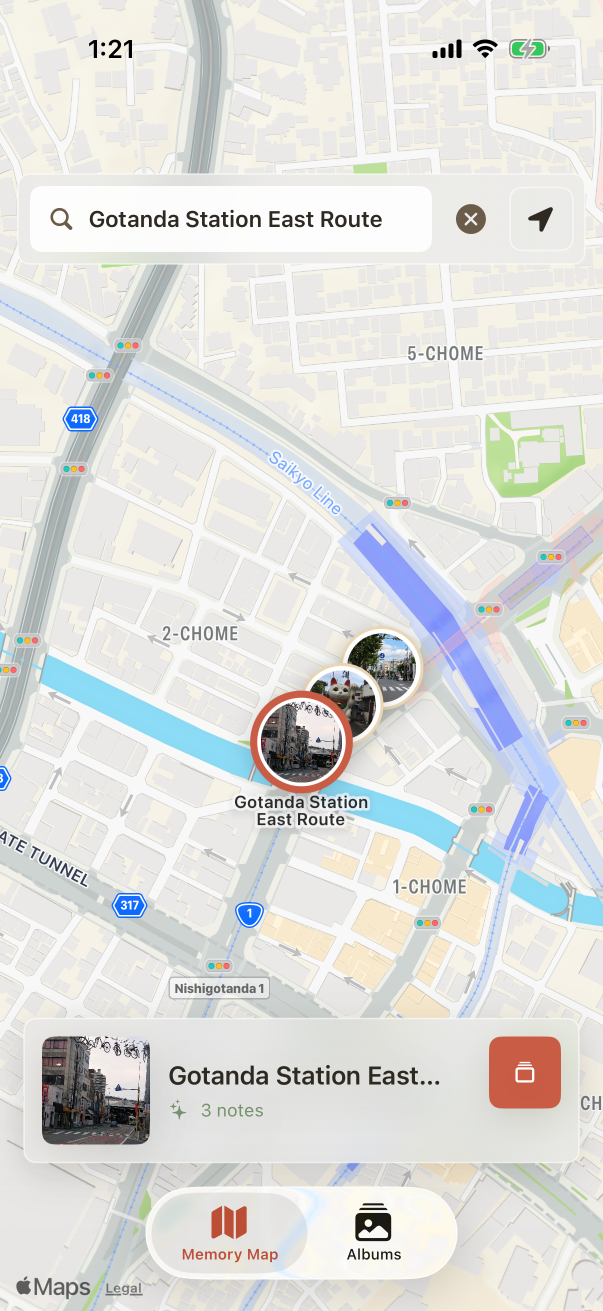
#> input picture screenshots/app-store/raw/02-memory-map.png, 1206 x 2622 px (shown at 1/2 size)
$ python render_editorial_app_store_screenshots.py
#> lines starting #> are read from the running program, lines starting #| are printed output that depends on the picture
#!/usr/bin/env python3
"""Render editorial English App Store screenshots for Memory Spots."""

from __future__ import annotations

import math
from pathlib import Path

from PIL import Image, ImageDraw, ImageEnhance, ImageFilter, ImageFont


CANVAS = (1284, 2778)
SCREEN_SIZE = (730, 1588)
REPO = Path(__file__).resolve().parents[1]
RAW_DIR = REPO / "screenshots/app-store/raw"
SEED_DIR = REPO / "MindPalace/Resources/SeedImages"
OUT_DIR = REPO / "screenshots/app-store/editorial"

COLORS = {
    "ivory": (255, 249, 236),
    "ivory_2": (250, 241, 220),
    "ink": (18, 24, 29),
    "muted": (86, 85, 76),
    "red": (215, 74, 58),
    "red_dark": (178, 58, 45),
    "teal": (112, 181, 179),
    "green": (99, 130, 78),
    "blue": (78, 131, 170),
    "gold": (235, 164, 61),
    "paper": (255, 253, 246),
}

SEED_IMAGES = [
    "1C16E944-A18E-4A3B-9651-B639C91F7F65.png",
    "B836C280-90F3-4FB8-AF21-6813FAEDE7E1.png",
    "606BAB1B-066D-4124-8E8B-45A5A9332613.png",
    "240C63AE-B4CF-4BE2-90BE-D450878B809F.png",
]


def font(size: int, *, bold: bool = False) -> ImageFont.FreeTypeFont:
    candidates = [
        (Path("/System/Library/Fonts/HelveticaNeue.ttc"), [1, 2, 0] if bold else [0]),
        (Path("/System/Library/Fonts/SFNS.ttf"), [0]),
        (Path("/System/Library/Fonts/Helvetica.ttc"), [1, 0] if bold else [0]),
    ]
    for path, indexes in candidates:
        if not path.exists():
            continue
        for index in indexes:
            try:
                return ImageFont.truetype(str(path), size, index=index)
            except OSError:
                continue
    return ImageFont.load_default(size=size)


def cover_resize(image: Image.Image, size: tuple[int, int]) -> Image.Image:
    target_w, target_h = size
    scale = max(target_w / image.width, target_h / image.height)
    resized = image.resize(
        (math.ceil(image.width * scale), math.ceil(image.height * scale)),
        Image.Resampling.LANCZOS,
    )
    left = (resized.width - target_w) // 2
    top = (resized.height - target_h) // 2
    return resized.crop((left, top, left + target_w, top + target_h))


# [7 lines left out: function contain_resize, not called in this run]


def rounded_mask(size: tuple[int, int], radius: int) -> Image.Image:
    mask = Image.new("L", size, 0)
    draw = ImageDraw.Draw(mask)
    draw.rounded_rectangle((0, 0, size[0] - 1, size[1] - 1), radius=radius, fill=255)
    return mask


def paste_alpha(base: Image.Image, layer: Image.Image, xy: tuple[int, int]) -> None:
    base.alpha_composite(layer, xy)


def paste_rotated(base: Image.Image, layer: Image.Image, center: tuple[int, int], angle: float) -> None:
    rotated = layer.rotate(angle, expand=True, resample=Image.Resampling.BICUBIC)
    x = round(center[0] - rotated.width / 2)
    y = round(center[1] - rotated.height / 2)
    paste_alpha(base, rotated, (x, y))


def shadow(size: tuple[int, int], radius: int, offset: tuple[int, int], alpha: int) -> Image.Image:
    layer = Image.new("RGBA", (size[0] + abs(offset[0]) + 80, size[1] + abs(offset[1]) + 80), (0, 0, 0, 0))
    draw = ImageDraw.Draw(layer, "RGBA")
    box = (40, 40, 40 + size[0], 40 + size[1])
    draw.rounded_rectangle(box, radius=radius, fill=(0, 0, 0, alpha))
    layer = layer.filter(ImageFilter.GaussianBlur(30))
    out = Image.new("RGBA", layer.size, (0, 0, 0, 0))
    out.alpha_composite(layer, (offset[0], offset[1]))
    return out


def gradient_base() -> Image.Image:
    image = Image.new("RGBA", CANVAS, COLORS["ivory"] + (255,))
    draw = ImageDraw.Draw(image)
    for y in range(CANVAS[1]):
        t = y / CANVAS[1]
        r = round(COLORS["ivory"][0] * (1 - t) + COLORS["ivory_2"][0] * t)
        g = round(COLORS["ivory"][1] * (1 - t) + COLORS["ivory_2"][1] * t)
        b = round(COLORS["ivory"][2] * (1 - t) + COLORS["ivory_2"][2] * t)
        draw.line((0, y, CANVAS[0], y), fill=(r, g, b, 255))
    return image


def add_map_texture(canvas: Image.Image, opacity: int = 76, blur: int = 3) -> None:
    source = Image.open(RAW_DIR / "02-memory-map.png").convert("RGB")
    texture = cover_resize(source, CANVAS).convert("RGBA")
    texture = ImageEnhance.Color(texture).enhance(0.62)
    texture = ImageEnhance.Contrast(texture).enhance(0.82)
    if blur:
        texture = texture.filter(ImageFilter.GaussianBlur(blur))
    wash = Image.new("RGBA", CANVAS, (255, 249, 236, 168))
    texture.alpha_composite(wash)
    texture.putalpha(opacity)
    canvas.alpha_composite(texture)


def add_corner_photo(
    canvas: Image.Image,
    image_path: Path,
    center: tuple[int, int],
    size: tuple[int, int],
    angle: float,
    *,
    border: int = 22,
) -> None:
    photo = Image.open(image_path).convert("RGB")
    photo = cover_resize(photo, size)
    card = Image.new("RGBA", (size[0] + border * 2, size[1] + border * 2 + 30), (255, 255, 255, 255))
    card_draw = ImageDraw.Draw(card, "RGBA")
    card_draw.rectangle((border, border, border + size[0], border + size[1]), fill=(240, 236, 225, 255))
    card.paste(photo, (border, border))
    mask = rounded_mask(card.size, 18)
    card.putalpha(mask)
    card_shadow = shadow(card.size, 20, (16, 22), 55)
    group = Image.new("RGBA", card_shadow.size, (0, 0, 0, 0))
    group.alpha_composite(card_shadow, (0, 0))
    group.alpha_composite(card, (40, 40))
    paste_rotated(canvas, group, center, angle)


def draw_dashed_line(
    draw: ImageDraw.ImageDraw,
    points: list[tuple[int, int]],
    *,
    fill: tuple[int, int, int, int],
    width: int,
    dash: int = 34,
    gap: int = 24,
) -> None:
    for start, end in zip(points, points[1:]):
        x1, y1 = start
        x2, y2 = end
        dx = x2 - x1
        dy = y2 - y1
        length = math.hypot(dx, dy)
        if length == 0:
            continue
        ux = dx / length
        uy = dy / length
        position = 0
        while position < length:
            segment = min(dash, length - position)
            sx = x1 + ux * position
            sy = y1 + uy * position
            ex = x1 + ux * (position + segment)
            ey = y1 + uy * (position + segment)
            draw.line((sx, sy, ex, ey), fill=fill, width=width)
            position += dash + gap


def add_route(canvas: Image.Image, points: list[tuple[int, int]], *, labels: bool = True) -> None:
    draw = ImageDraw.Draw(canvas, "RGBA")
    draw_dashed_line(draw, points, fill=COLORS["red"] + (185,), width=9)
    pin_font = font(33, bold=True)
    for index, (x, y) in enumerate(points, start=1):
        draw.ellipse((x - 35, y - 35, x + 35, y + 35), fill=COLORS["red"] + (238,), outline=(255, 255, 255, 235), width=8)
        draw.text((x, y - 2), str(index), font=pin_font, fill=(255, 255, 255, 255), anchor="mm")
        if labels:
            draw.ellipse((x - 18, y + 28, x + 18, y + 64), fill=COLORS["red"] + (85,))


def make_device(source_path: Path, screen_size: tuple[int, int] = SCREEN_SIZE) -> Image.Image:
    border = 36
    outer = (screen_size[0] + border * 2, screen_size[1] + border * 2)
    group = Image.new("RGBA", (outer[0] + 120, outer[1] + 120), (0, 0, 0, 0))
    group.alpha_composite(shadow(outer, 92, (18, 28), 110), (0, 0))

    device = Image.new("RGBA", outer, (0, 0, 0, 0))
    draw = ImageDraw.Draw(device, "RGBA")
    draw.rounded_rectangle((0, 0, outer[0] - 1, outer[1] - 1), radius=90, fill=(23, 25, 25, 255))
    draw.rounded_rectangle((8, 8, outer[0] - 9, outer[1] - 9), radius=82, outline=(255, 255, 255, 105), width=3)

    screenshot = Image.open(source_path).convert("RGB")
    screen = cover_resize(screenshot, screen_size).convert("RGBA")
    screen_mask = rounded_mask(screen_size, 60)
    screen.putalpha(screen_mask)
    device.alpha_composite(screen, (border, border))

    group.alpha_composite(device, (60, 60))
    return group


def draw_brand(draw: ImageDraw.ImageDraw, x: int, y: int) -> None:
    draw.ellipse((x, y, x + 50, y + 50), fill=COLORS["red"] + (255,))
    draw.ellipse((x + 16, y + 12, x + 34, y + 30), fill=COLORS["paper"] + (255,))
    draw.polygon([(x + 25, y + 46), (x + 13, y + 27), (x + 37, y + 27)], fill=COLORS["red"] + (255,))
    draw.text((x + 76, y + 5), "MEMORY SPOTS", font=font(34, bold=True), fill=COLORS["red"] + (255,))


def draw_heading(
    canvas: Image.Image,
    lines: list[tuple[str, tuple[int, int, int]]],
    subtitle: str,
    *,
    x: int = 72,
    y: int = 160,
    size: int = 96,
) -> None:
    draw = ImageDraw.Draw(canvas, "RGBA")
    headline_font = font(size, bold=True)
    line_gap = 6
    current_y = y
    for text, color in lines:
        draw.text((x, current_y), text, font=headline_font, fill=color + (255,))
        current_y += round(size * 1.02) + line_gap
    draw.rounded_rectangle((x, current_y + 16, x + 92, current_y + 23), radius=4, fill=COLORS["red"] + (255,))
    sub_font = font(37)
    max_width = 650
    words = subtitle.split()
    row = ""
    sub_y = current_y + 62
    for word in words:
        trial = word if not row else f"{row} {word}"
        if draw.textlength(trial, font=sub_font) <= max_width:
            row = trial
            continue
        draw.text((x, sub_y), row, font=sub_font, fill=COLORS["ink"] + (238,))
        sub_y += 48
        row = word
    if row:
        draw.text((x, sub_y), row, font=sub_font, fill=COLORS["ink"] + (238,))


def draw_callout(
    canvas: Image.Image,
    xy: tuple[int, int],
    accent: tuple[int, int, int],
    title: str,
    body: str,
) -> None:
    x, y = xy
    draw = ImageDraw.Draw(canvas, "RGBA")
    draw.ellipse((x, y, x + 72, y + 72), fill=accent + (235,))
    draw.ellipse((x + 20, y + 20, x + 52, y + 52), outline=(255, 255, 255, 245), width=4)
    title_font = font(34, bold=True)
    body_font = font(25)
    draw.text((x + 98, y - 3), title, font=title_font, fill=COLORS["ink"] + (255,))
    body_y = y + 49
    line = ""
    for word in body.split():
        trial = word if not line else f"{line} {word}"
        if draw.textlength(trial, font=body_font) <= 220:
            line = trial
            continue
        draw.text((x + 98, body_y), line, font=body_font, fill=COLORS["muted"] + (255,))
        body_y += 35
        line = word
    if line:
        draw.text((x + 98, body_y), line, font=body_font, fill=COLORS["muted"] + (255,))


# [11 lines left out: function draw_study_card, not called in this run]


def add_background_photos(canvas: Image.Image) -> None:
    add_corner_photo(canvas, SEED_DIR / SEED_IMAGES[0], (1070, 165), (330, 235), -7)
    add_corner_photo(canvas, SEED_DIR / SEED_IMAGES[1], (1150, 650), (300, 420), 7)
    add_corner_photo(canvas, SEED_DIR / SEED_IMAGES[2], (1040, 2500), (350, 260), -8)


def render_01() -> Image.Image:
    canvas = gradient_base()
    add_map_texture(canvas, opacity=70, blur=4)
    add_background_photos(canvas)
    add_route(canvas, [(1010, 180), (970, 520), (1080, 880), (1030, 1330), (1120, 2040)], labels=True)
    draw = ImageDraw.Draw(canvas, "RGBA")
    draw_brand(draw, 72, 78)
    draw_heading(
        canvas,
        [("Turn places", COLORS["ink"]), ("into memory", COLORS["ink"]), ("paths", COLORS["red"])],
        "Place what you study inside scenes you already know.",
        y=212,
        size=104,
    )
    draw_callout(canvas, (74, 950), COLORS["green"], "Routes", "Build ordered paths with place photos.")
    draw_callout(canvas, (74, 1218), COLORS["blue"], "Notes", "Put key ideas inside each scene.")
    draw_callout(canvas, (74, 1490), COLORS["gold"], "Review", "Walk the route and recall.")
    phone = make_device(RAW_DIR / "04-review.png", (720, 1566))
    paste_rotated(canvas, phone, (900, 1712), -5)
    draw_study_card(canvas, (102, 2460, 502, 2642), "Cafe Corner", "Vocab Recall")
    return canvas


# [53 lines left out: functions render_02, render_03, render_04, not called in this run]


def main() -> int:
    OUT_DIR.mkdir(parents=True, exist_ok=True)
    renders = [
        ("01-memory-path.png", render_01),
        ("02-memory-map.png", render_02),
        ("03-themes.png", render_03),
        ("04-review.png", render_04),
    ]
    for name, render in renders:
        output = OUT_DIR / name
        render().convert("RGB").save(output, "PNG", optimize=True)
        print(f"wrote {output}")
#> this loop made 1 pass
#> pass 1, in gradient_base, `image = Image.new("RGBA", CANVAS, COLORS["ivory"] + (255,))`:
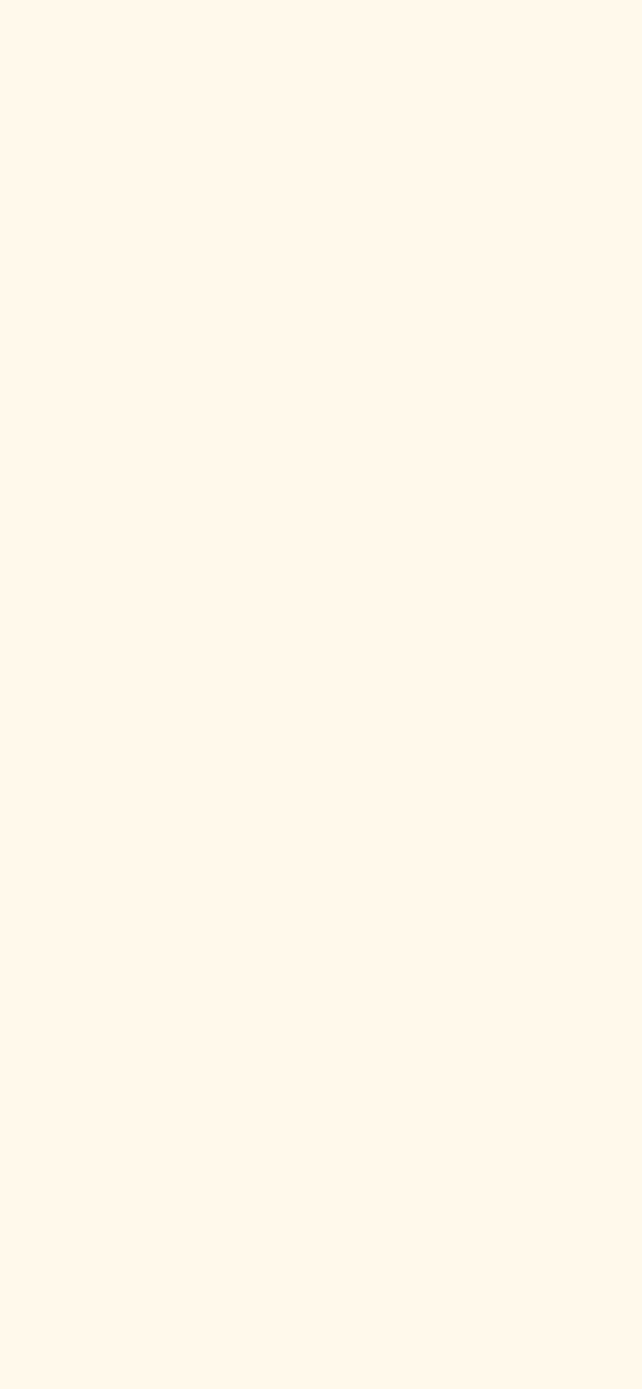
#> image: PIL image 1284x2778 RGBA (shown at 1/2 size); mean R, G, B, A 255, 249, 236, 255
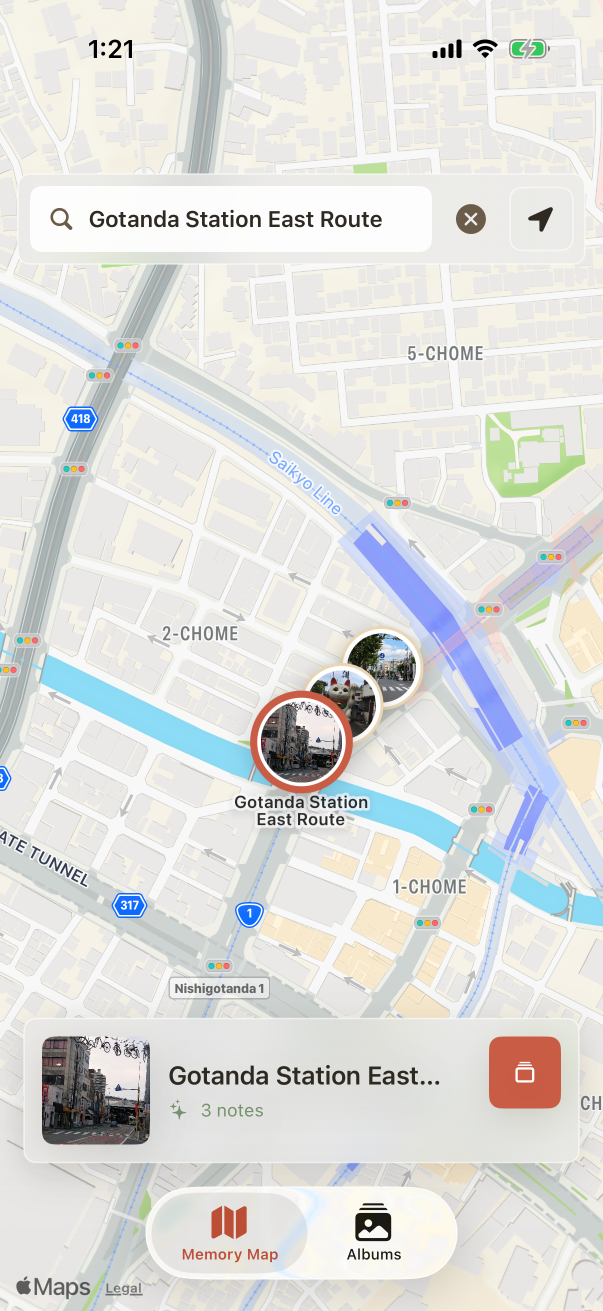
#> input picture screenshots/app-store/raw/02-memory-map.png, 1206 x 2622 px (shown at 1/2 size)
#> pass 1, in add_map_texture, `texture = cover_resize(source, CANVAS).convert("RGBA")`:
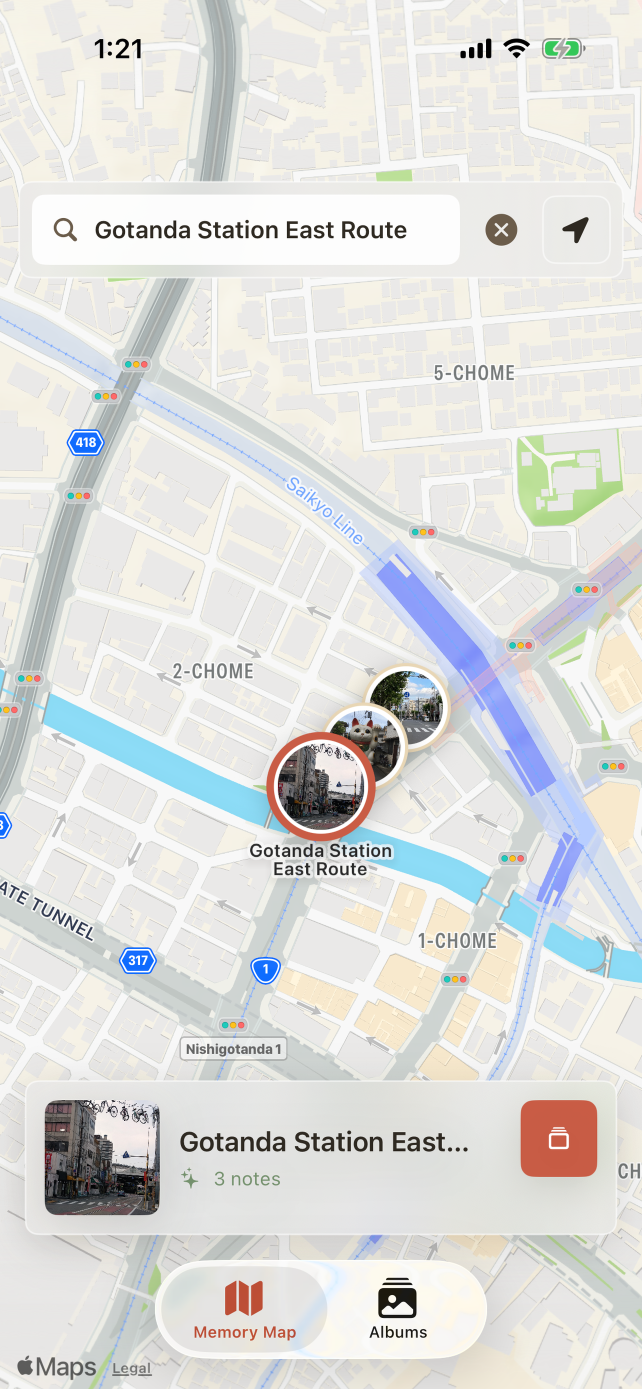
#> texture: PIL image 1284x2778 RGBA (shown at 1/2 size); mean R, G, B, A 222.4, 222.9, 220.8, 255
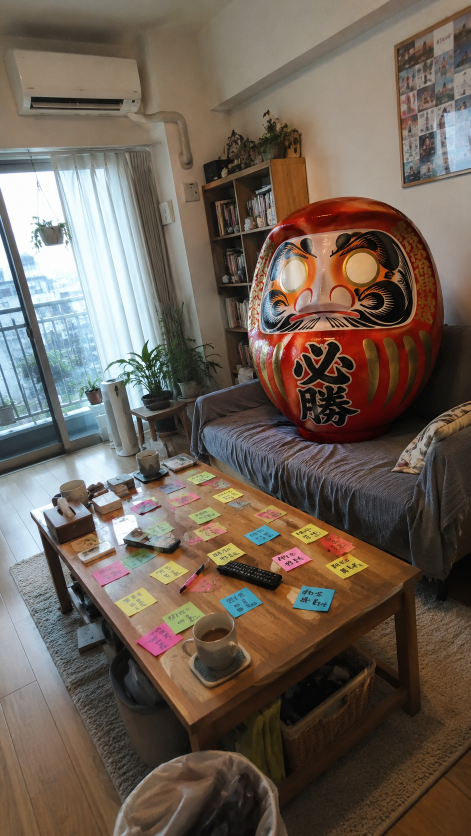
#> input picture MindPalace/Resources/SeedImages/1C16E944-A18E-4A3B-9651-B639C91F7F65.png, 941 x 1672 px (shown at 1/2 size)
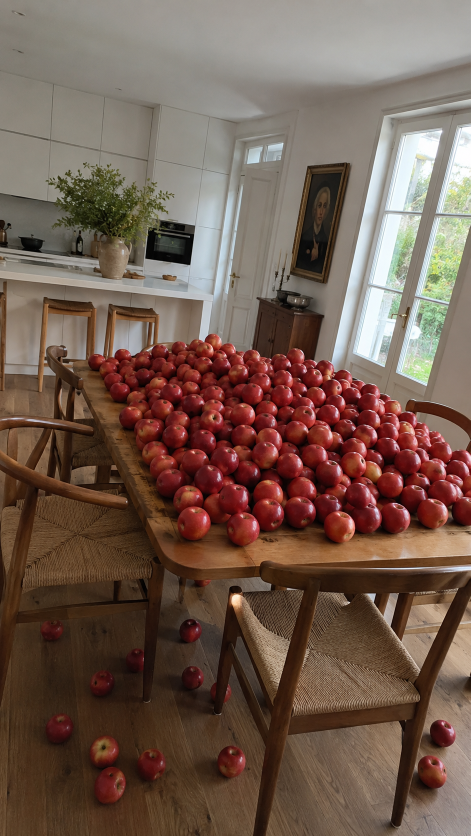
#> input picture MindPalace/Resources/SeedImages/B836C280-90F3-4FB8-AF21-6813FAEDE7E1.png, 941 x 1672 px (shown at 1/2 size)
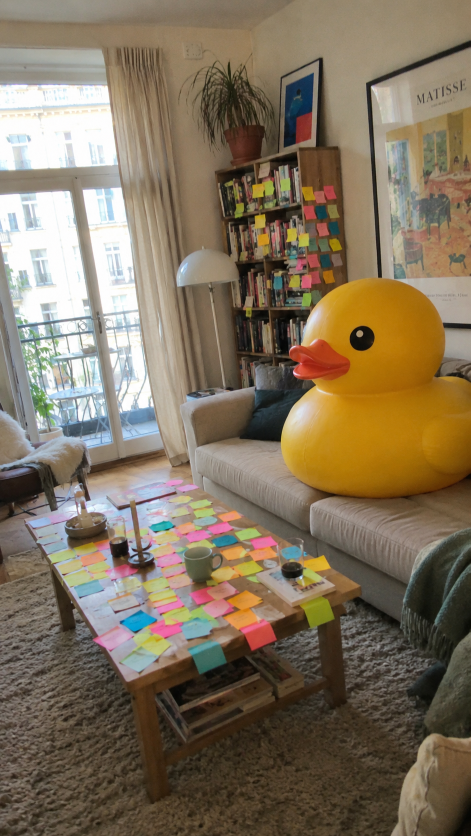
#> input picture MindPalace/Resources/SeedImages/606BAB1B-066D-4124-8E8B-45A5A9332613.png, 941 x 1672 px (shown at 1/2 size)
    return 0


if __name__ == "__main__":
#> (the run stopped early here; a loop or call above may not have finished)
